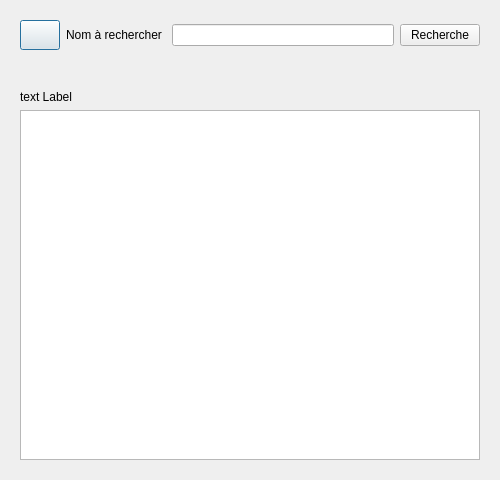
<?xml version="1.0" encoding="UTF-8"?>
<ui version="4.0">
 <class>planning</class>
 <widget class="QDialog" name="planning">
  <property name="geometry">
   <rect>
    <x>0</x>
    <y>0</y>
    <width>500</width>
    <height>480</height>
   </rect>
  </property>
  <property name="maximumSize">
   <size>
    <width>500</width>
    <height>16777215</height>
   </size>
  </property>
  <property name="windowTitle">
   <string>Dialog</string>
  </property>
  <layout class="QVBoxLayout" name="verticalLayout">
   <item>
    <widget class="QStackedWidget" name="stackedWidget">
     <property name="currentIndex">
      <number>1</number>
     </property>
     <widget class="QWidget" name="page">
      <layout class="QVBoxLayout" name="verticalLayout_3">
       <item>
        <widget class="QLabel" name="label_2">
         <property name="font">
          <font>
           <family>Gabriola</family>
           <pointsize>15</pointsize>
           <weight>75</weight>
           <bold>true</bold>
          </font>
         </property>
         <property name="text">
          <string>Planning des intervenants :</string>
         </property>
        </widget>
       </item>
       <item>
        <widget class="QLabel" name="label_3">
         <property name="text">
          <string>Pour voir les listes des intervenants  occupés pour une date précise, veuillez cliquer
 sur une date .</string>
         </property>
        </widget>
       </item>
       <item>
        <spacer name="verticalSpacer">
         <property name="orientation">
          <enum>Qt::Vertical</enum>
         </property>
         <property name="sizeHint" stdset="0">
          <size>
           <width>20</width>
           <height>40</height>
          </size>
         </property>
        </spacer>
       </item>
       <item>
        <widget class="QCalendarWidget" name="calendarWidget">
         <property name="minimumSize">
          <size>
           <width>0</width>
           <height>300</height>
          </size>
         </property>
        </widget>
       </item>
      </layout>
     </widget>
     <widget class="QWidget" name="page_2">
      <layout class="QVBoxLayout" name="verticalLayout_2">
       <item>
        <layout class="QHBoxLayout" name="horizontalLayout">
         <item>
          <widget class="QPushButton" name="pushButton_back_to_calendar">
           <property name="sizePolicy">
            <sizepolicy hsizetype="Minimum" vsizetype="Fixed">
             <horstretch>0</horstretch>
             <verstretch>0</verstretch>
            </sizepolicy>
           </property>
           <property name="minimumSize">
            <size>
             <width>40</width>
             <height>30</height>
            </size>
           </property>
           <property name="maximumSize">
            <size>
             <width>40</width>
             <height>30</height>
            </size>
           </property>
           <property name="text">
            <string/>
           </property>
           <property name="icon">
            <iconset resource="resource.qrc">
             <normaloff>:/icone_for_mainToolBar/icone/back_to.ico</normaloff>:/icone_for_mainToolBar/icone/back_to.ico</iconset>
           </property>
           <property name="iconSize">
            <size>
             <width>30</width>
             <height>30</height>
            </size>
           </property>
          </widget>
         </item>
         <item>
          <widget class="QLabel" name="label_4">
           <property name="maximumSize">
            <size>
             <width>100</width>
             <height>16777215</height>
            </size>
           </property>
           <property name="text">
            <string>Nom à rechercher :</string>
           </property>
          </widget>
         </item>
         <item>
          <widget class="QLineEdit" name="lineEdit_name_to_search"/>
         </item>
         <item>
          <widget class="QPushButton" name="pushButton_search">
           <property name="text">
            <string>Recherche</string>
           </property>
          </widget>
         </item>
        </layout>
       </item>
       <item>
        <spacer name="verticalSpacer_2">
         <property name="orientation">
          <enum>Qt::Vertical</enum>
         </property>
         <property name="sizeHint" stdset="0">
          <size>
           <width>20</width>
           <height>40</height>
          </size>
         </property>
        </spacer>
       </item>
       <item>
        <widget class="QLabel" name="label">
         <property name="text">
          <string>text Label</string>
         </property>
        </widget>
       </item>
       <item>
        <widget class="QListWidget" name="listWidget">
         <property name="minimumSize">
          <size>
           <width>0</width>
           <height>350</height>
          </size>
         </property>
        </widget>
       </item>
      </layout>
     </widget>
    </widget>
   </item>
  </layout>
 </widget>
 <resources>
  <include location="resource.qrc"/>
 </resources>
 <connections/>
</ui>
